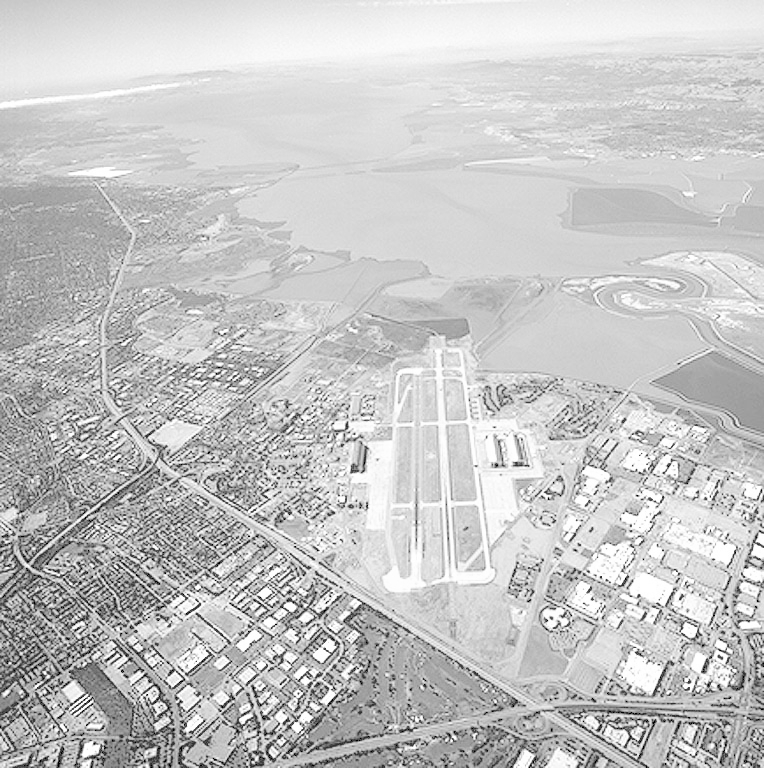
#> input picture immagini/Immagini/vista_aerea.jpg, 764 x 768 px, found by its file name
$ jupyter execute teoria.ipynb
#> lines starting #> are read from the running program, lines starting #| are printed output that depends on the picture
### my_modules/histogramop.py
from numpy import array, min, max

def fshs(x:array, k:int)->array:
    x_min = min(x)
    x_max = max(x)
    return ((k-1)*(x-x_min)/(x_max-x_min))

### esercitazioni/esercitazione_2/teoria.ipynb
[cell 1]
import numpy as np
import matplotlib.pyplot as plt
import scipy.ndimage as ndi
import skimage.io as io
import skimage.exposure as exp
import os
os.chdir('../../')
import my_modules.histogramop as hope
import my_modules.my_lib as lib
import immagini.Immagini.bitop as bit
from skimage.transform import rescale
from skimage.transform import warp

path = 'C:\\Users\\rocco\\Documents\\università\\ESM\\laboratorio\\immagini\\Immagini\\'

[cell 2]
# trasformazione lineare
im = path+'vista_aerea.jpg'

b = -50
x = np.float64(io.imread(im))
#> x: shape (768, 764) float64; min 0, max 255, mean 197.2
y = x + b
z = x*(-1) + 255
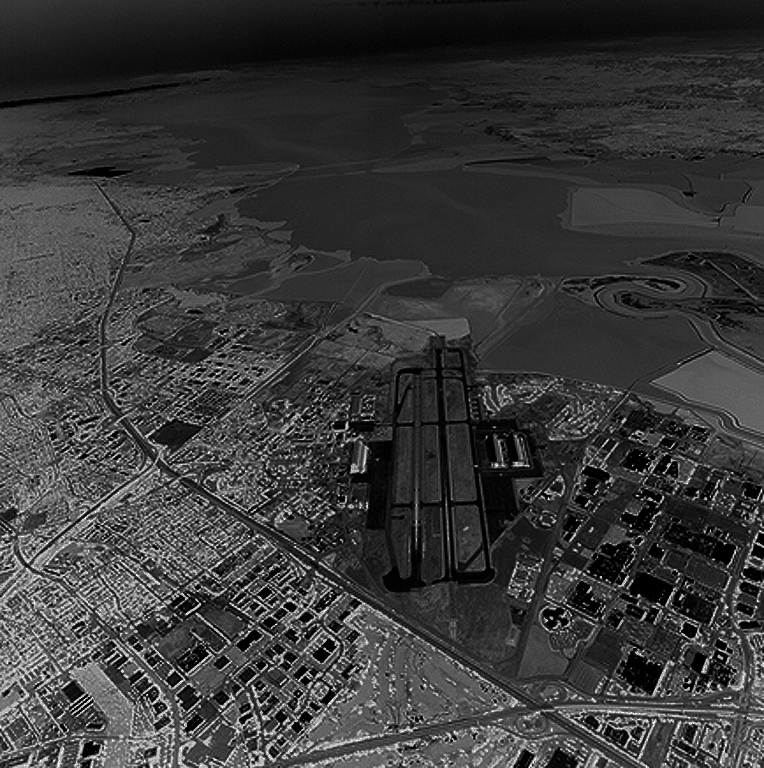
#> z: shape (768, 764) float64; min 0, max 255, mean 57.8

plt.close('all')
plt.figure(1)
plt.subplot(3,2,1)
plt.imshow(x, clim=[0,255], cmap='gray')
plt.subplot(3,2,2)
plt.hist(x.flatten(), bins=256)
plt.subplot(3,2,3)
plt.imshow(y, clim=[0,255], cmap='gray')
plt.subplot(3,2,4)
plt.hist(y.flatten(), bins=256)
plt.subplot(3,2,5)
plt.imshow(z, clim=[0,255], cmap='gray')
plt.subplot(3,2,6)
plt.hist(z.flatten(), bins=256)
plt.show()
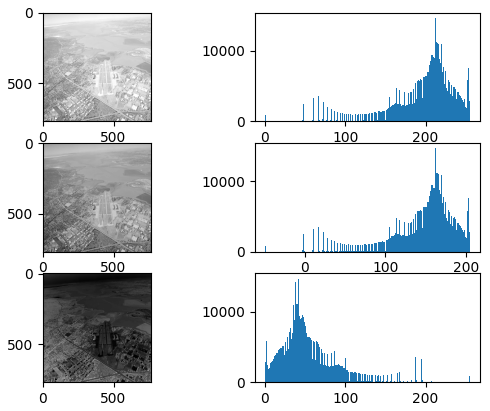
#> figure drawn by matplotlib, 6 panels; panel 2: tallest bar 14717 high, from x = 212.2 to 213.2; panel 4: tallest bar 14717 high, from x = 162.2 to 163.2; panel 6: tallest bar 14717 high, from x = 41.84 to 42.83

[cell 3]
# full histogram stretch

im = path+'granelli.jpg'

x = np.float64(io.imread(im))
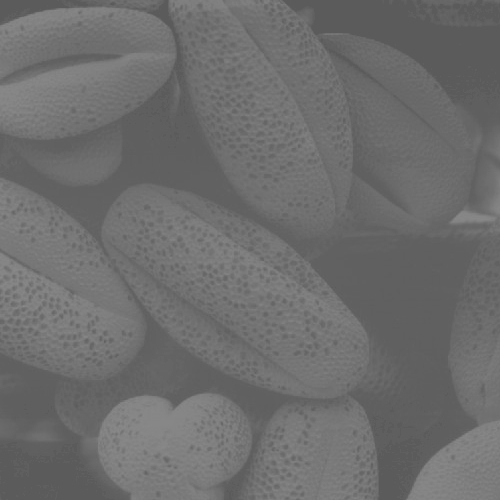
#> input picture immagini/Immagini/granelli.jpg, 500 x 500 px, found by its file name
#> x: shape (500, 500) float64; min 90, max 138, mean 109.1
y = hope.fshs(x, 256)
#> in fshs, `x_min = min(x)`: x_min = 90
#> in fshs, `x_max = max(x)`: x_max = 138
#> in fshs, `return ((k-1)*(x-x_min)/(x_max-x_min))`:
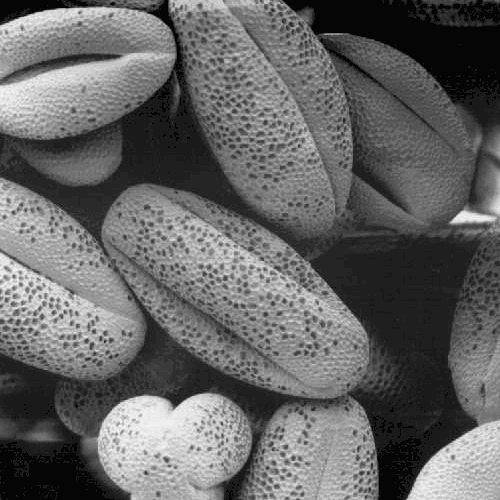
#> returned value: shape (500, 500) float64; min 0, max 255, mean 101.3

# visualizzazione istogramma
plt.close('all')
plt.figure(1)
plt.subplot(2,2,1)
plt.imshow(x, clim=[0,255], cmap='gray')
# plt.title('original')
# plt.colorbar()
plt.subplot(2,2,2)
plt.hist(x.flatten(), bins=256)
# plt.title('original hist')
plt.xlim((0,255))
plt.subplot(2,2,3)
plt.imshow(y, clim=[0,255], cmap='gray')
# plt.title('stetched')
# plt.colorbar()
plt.subplot(2,2,4)
plt.hist(y.flatten(), bins=256)
# plt.title('strtched hist')
plt.xlim((0,255))
# plt.tight_layout()
plt.show()
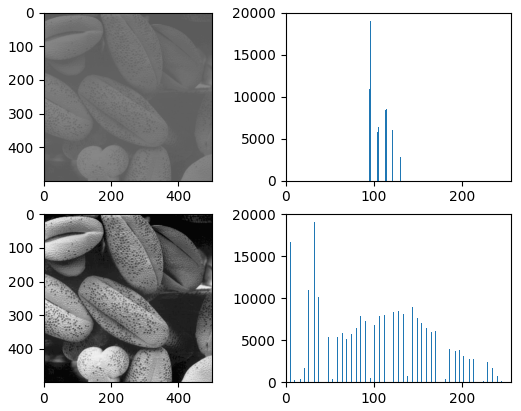
#> figure drawn by matplotlib, 4 panels; panel 2: tallest bar 19057 high, from x = 96 to 96.19; panel 4: tallest bar 19057 high, from x = 31.88 to 32.87

[cell 4]
# trasformazioni non lineare

x = np.float64(io.imread(path+'spettro.jpg'))
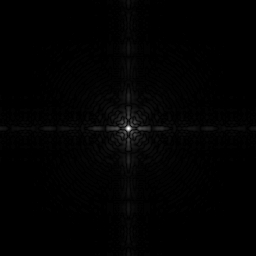
#> input picture immagini/Immagini/spettro.jpg, 256 x 256 px, found by its file name
#> x: shape (256, 256) float64; min 0, max 255, mean 2.1
y = np.log(x+1)
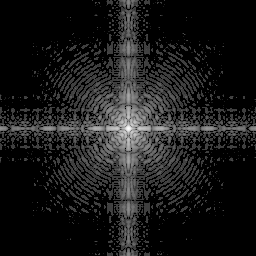
#> y: shape (256, 256) float64; min 0, max 5.55, mean 0.568; drawn with min black and max white
z = x ** 0.3
#> z: shape (256, 256) float64

y = hope.fshs(y,256)
z = hope.fshs(z,256)

plt.close('all')
plt.figure(1)
plt.subplot(3,2,1)
plt.imshow(x, clim=[0,255], cmap='gray')
plt.subplot(3,2,2)
plt.hist(x.flatten(), bins=256)
plt.subplot(3,2,3)
plt.imshow(y, clim=None, cmap='gray')
plt.subplot(3,2,4)
plt.hist(y.flatten(), bins=256)
plt.subplot(3,2,5)
plt.imshow(z, clim=[0,255], cmap='gray')
plt.subplot(3,2,6)
plt.hist(z.flatten(), bins=256)
plt.show()
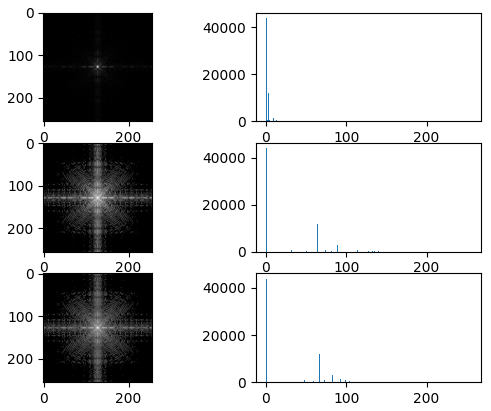
#> figure drawn by matplotlib, 6 panels; panel 2: tallest bar 43948 high, from x = 0 to 0.996; panel 4: tallest bar 43948 high, from x = 0 to 0.996; panel 6: tallest bar 43948 high, from x = 0 to 0.996

[cell 5]
# equalizzazione istogramma

x = np.float64(io.imread(path+'marte.jpg'))
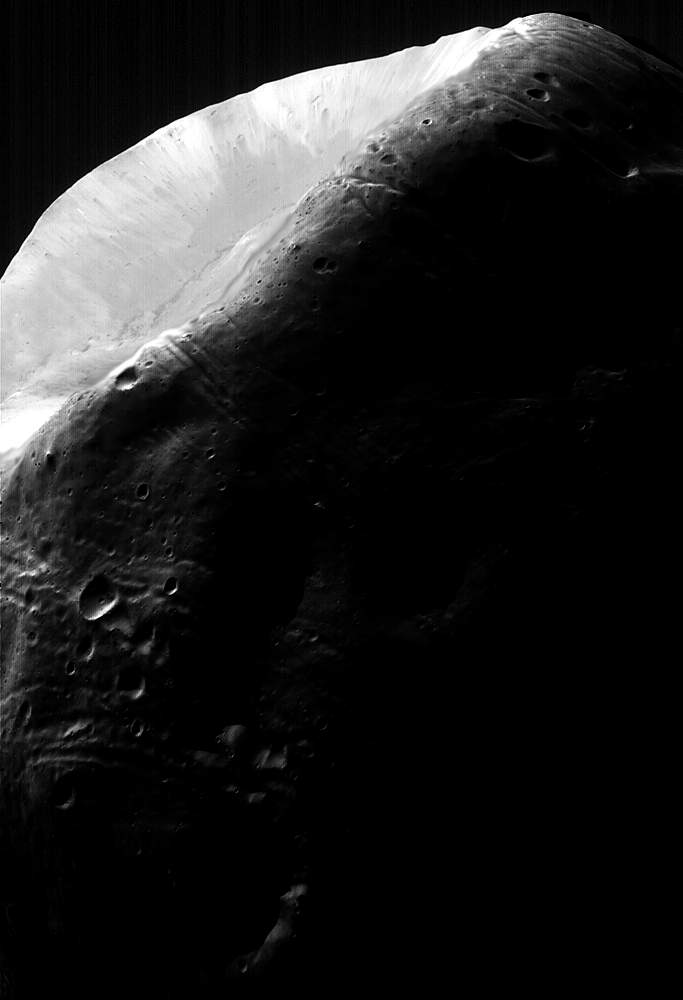
#> input picture immagini/Immagini/marte.jpg, 683 x 1000 px, found by its file name
#> x: shape (1000, 683) float64; min 0, max 255, mean 32.3
y = hope.fshs(x,256)

plt.close('all')
plt.figure(1)
plt.subplot(2,2,1)
plt.imshow(x, clim=[0,255], cmap='gray')
plt.subplot(2,2,2)
plt.hist(x, bins=256)
plt.subplot(2,2,3)
plt.imshow(y, clim=[0,255], cmap='gray')
plt.subplot(2,2,4)
plt.hist(y, bins=256)
plt.show()
